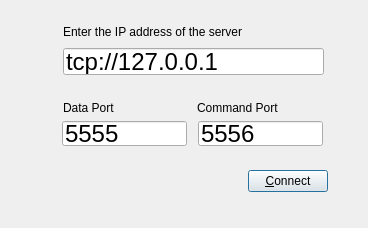
<?xml version="1.0" encoding="UTF-8"?>
<ui version="4.0">
 <class>AskHost</class>
 <widget class="QDialog" name="AskHost">
  <property name="windowModality">
   <enum>Qt::ApplicationModal</enum>
  </property>
  <property name="geometry">
   <rect>
    <x>0</x>
    <y>0</y>
    <width>368</width>
    <height>228</height>
   </rect>
  </property>
  <property name="minimumSize">
   <size>
    <width>0</width>
    <height>100</height>
   </size>
  </property>
  <property name="windowTitle">
   <string>Enter address of your Ruby app</string>
  </property>
  <widget class="QLineEdit" name="commandsPort">
   <property name="geometry">
    <rect>
     <x>198</x>
     <y>121</y>
     <width>125</width>
     <height>25</height>
    </rect>
   </property>
   <property name="font">
    <font>
     <family>Lucida Grande</family>
     <pointsize>18</pointsize>
    </font>
   </property>
   <property name="text">
    <string>5556</string>
   </property>
  </widget>
  <widget class="QLineEdit" name="eventsPort">
   <property name="geometry">
    <rect>
     <x>62</x>
     <y>121</y>
     <width>125</width>
     <height>25</height>
    </rect>
   </property>
   <property name="font">
    <font>
     <family>Lucida Grande</family>
     <pointsize>18</pointsize>
    </font>
   </property>
   <property name="text">
    <string>5555</string>
   </property>
  </widget>
  <widget class="QWidget" name="">
   <property name="geometry">
    <rect>
     <x>47</x>
     <y>165</y>
     <width>281</width>
     <height>32</height>
    </rect>
   </property>
   <property name="font">
    <font>
     <family>Lucida Grande</family>
    </font>
   </property>
   <layout class="QHBoxLayout" name="horizontalLayout_2">
    <item>
     <spacer name="horizontalSpacer">
      <property name="font">
       <font>
        <family>Lucida Grande</family>
       </font>
      </property>
      <property name="orientation">
       <enum>Qt::Horizontal</enum>
      </property>
      <property name="sizeHint" stdset="0">
       <size>
        <width>178</width>
        <height>20</height>
       </size>
      </property>
     </spacer>
    </item>
    <item>
     <widget class="QPushButton" name="hostSelectedButton">
      <property name="font">
       <font>
        <family>Lucida Grande</family>
       </font>
      </property>
      <property name="text">
       <string>&amp;Connect</string>
      </property>
     </widget>
    </item>
   </layout>
  </widget>
  <widget class="QLabel" name="label">
   <property name="geometry">
    <rect>
     <x>197</x>
     <y>100</y>
     <width>121</width>
     <height>16</height>
    </rect>
   </property>
   <property name="font">
    <font>
     <family>Lucida Grande</family>
    </font>
   </property>
   <property name="text">
    <string>Command Port</string>
   </property>
  </widget>
  <widget class="QWidget" name="">
   <property name="geometry">
    <rect>
     <x>63</x>
     <y>48</y>
     <width>261</width>
     <height>27</height>
    </rect>
   </property>
   <property name="font">
    <font>
     <family>Lucida Grande</family>
    </font>
   </property>
   <layout class="QHBoxLayout" name="horizontalLayout">
    <item>
     <widget class="QLineEdit" name="serverHost">
      <property name="font">
       <font>
        <family>Lucida Grande</family>
        <pointsize>18</pointsize>
       </font>
      </property>
      <property name="text">
       <string>tcp://127.0.0.1</string>
      </property>
     </widget>
    </item>
   </layout>
  </widget>
  <widget class="QLabel" name="serverIpAddressLabel">
   <property name="geometry">
    <rect>
     <x>63</x>
     <y>24</y>
     <width>221</width>
     <height>16</height>
    </rect>
   </property>
   <property name="font">
    <font>
     <family>Lucida Grande</family>
    </font>
   </property>
   <property name="text">
    <string>Enter the IP address of the server</string>
   </property>
  </widget>
  <widget class="QLabel" name="label_2">
   <property name="geometry">
    <rect>
     <x>63</x>
     <y>100</y>
     <width>59</width>
     <height>16</height>
    </rect>
   </property>
   <property name="font">
    <font>
     <family>Lucida Grande</family>
    </font>
   </property>
   <property name="text">
    <string>Data Port</string>
   </property>
  </widget>
 </widget>
 <resources/>
 <connections/>
 <slots>
  <slot>hostSelected()</slot>
 </slots>
</ui>
